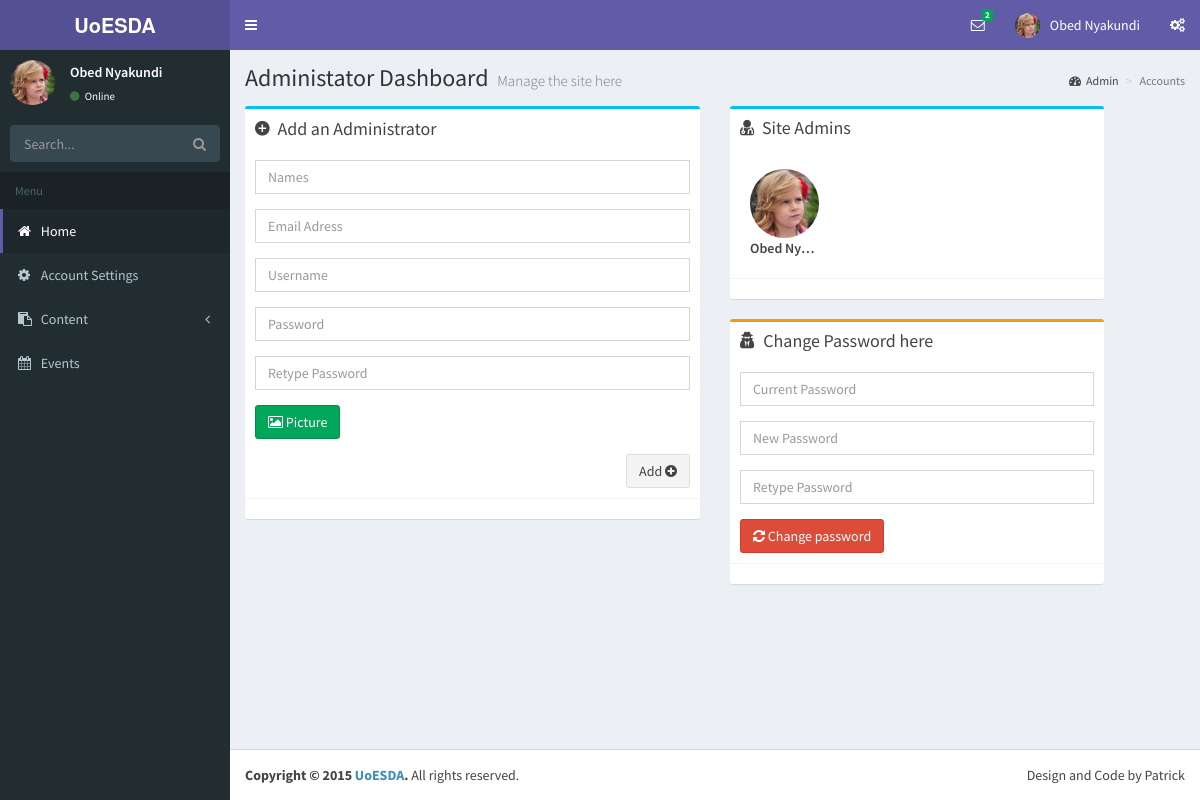
/admin/account.php (signed in), run on the app's committed database.
### tables this page shows
CREATE TABLE IF NOT EXISTS `admtbl` (
  `id` int(11) NOT NULL AUTO_INCREMENT,
  `username` varchar(50) NOT NULL,
  `password` varchar(100) NOT NULL,
  `email` varchar(100) NOT NULL,
  `ad_names` varchar(200) NOT NULL,
  `prof_pic` text NOT NULL,
  PRIMARY KEY (`id`)
);

### admin/account.php (the view, shortened to what the rows shown need)
<?php
require_once '../inc/functions.php';
$adID=$_SESSION['adm_id'];
if($adID){
    $admin_result_set=getAdmin($adID);
    $admin_names=$admin_result_set['ad_names'];
    $admin_prof_pic=$admin_result_set['prof_pic'];
?>
    <!DOCTYPE html>
    <html>
    <head lang="en">
        <link rel="stylesheet" href="bootstrap/css/bootstrap.min.css">
        <link rel="stylesheet" href="font-awesome/css/font-awesome.min.css">
        <link rel="stylesheet" href="ionicons/css/ionicons.min.css">
        <link rel="stylesheet" href="dist/css/AdminLTE.min.css">
        <link rel="stylesheet" href="dist/css/skins/skin-purple.min.css">
        <link rel="stylesheet" href="plugins/bootstrap-wysihtml5/bootstrap3-wysihtml5.min.css">
    </head>
    <body class="hold-transition skin-purple sidebar-mini">
    <div class="wrapper">
        <?php include 'topbar.php'; ?>
        <?php include 'sidebar.php'; ?>
        <div class="content-wrapper">
            <section class="content-header">
                <h1>
                    Administator Dashboard
                    <small>Manage the site here</small>
                </h1>
                <ol class="breadcrumb">
                    <li><a href="#"><i class="fa fa-dashboard"></i>Admin</a></li>
                    <li class="active">Accounts</li>
                </ol>
            </section>
            <section class="content">
                <div class="row">
                    <div class="col-md-6">
                        <div class="box box-info">
                            <div class="box-header">
                                <i class="ion ion-android-add-circle"></i>
                                <div class="box-title">Add an Administrator</div>
                            </div>
                            <div class="box-body">
                                <form action="<?php $_SERVER['PHP_SELF']; ?>" method="post" enctype="multipart/form-data">
                                    <div class="form-group">
                                        <input type="text" class="form-control" name="adm_name" placeholder="Names" required="required">
                                    </div>
                                    <div class="form-group">
                                        <input type="email" class="form-control" name="adm_email" placeholder="Email Adress" required="required">
                                    </div>
                                    <div class="form-group">
                                        <input type="text" class="form-control" name="adm_login" placeholder="Username" required="required">
                                    </div>
                                    <div class="form-group">
                                        <input type="password" class="form-control" name="adm_pass" placeholder="Password" required="required">
                                    </div>
                                    <div class="form-group">
                                        <input type="password" class="form-control" name="adm_pass_two" placeholder="Retype Password" required="required">
                                    </div>
                                    <div class="form-group">
                                        <div class="btn btn-success btn-file">
                                            <i class="fa fa-picture-o"></i>
                                            Picture
                                        </div>
                                    </div>
                                    <div class="form-group">
                                        <button class="pull-right btn btn-default" type="submit" name="add_admin">Add
                                            <i class="fa fa-plus-circle"></i></button>
                                    </div>
                                </form>
                            </div>
                            <div class="box-footer">
                            </div>
                        </div>
                    </div>
                    <div class="col-md-5">
                        <div class="box box-info">
                            <div class="box-header">
                                <i class="fa fa-user-md"></i>
                                <div class="box-title">Site Admins</div>
                            </div>
                            <div class="box-body">
                                <ul class="users-list clearfix">
                                    <?php
                                    $count_admins=count(getAdmin());
                                    for($i=0;$i<=$count_admins-1;$i++){
                                    ?>
                                    <li>
                                        <img src="<?php echo getAdmin()[$i]['prof_pic']; ?>" alt="User Image">
                                        <a class="users-list-name" href="#"><?php echo getAdmin()[$i]['ad_names']; ?></a>
                                    </li>
                                    <?php
                                    }
                                    ?>
                                </ul>
                            </div>
                            <div class="box-footer">
                            </div>
                        </div>
                        <div class="box box-warning">
                            <div class="box-header">
                                <i class="fa fa-user-secret"></i>
                                <div class="box-title">
                                    Change Password here
                                </div>
                            </div>
                            <div class="box-body">
                                <form action="<?php $_SERVER['PHP_SELF']; ?>" method="post">
                                    <div class="form-group">
                                        <input type="password" class="form-control" name="adm_old_pass" placeholder="Current Password" required="required">
                                    </div>
                                    <div class="form-group">
                                        <input type="password" class="form-control" name="adm_new_pass" placeholder="New Password" required="required">
                                    </div>
                                    <div class="form-group">
                                        <input type="password" class="form-control" name="adm_retype" placeholder="Retype Password" required="required">
                                    </div>
                                    <button class="pull-left btn btn-danger" name="change_pass" type="submit">
                                        <i class="fa fa-refresh"></i>
                                        Change password
                                    </button>
                                </form>
                            </div>
                            <div class="box-footer">
                            </div>
                        </div>
                    </div>
                </div>
            </section>
        </div>
        <footer class="main-footer">
            <div class="pull-right hidden-xs">
                Design and Code by Patrick
            </div>
            <strong>Copyright &copy; 2015 <a href="#">UoESDA</a>.</strong> All rights reserved.
        </footer>
    </div>
    </body>
    </html>
<?php
}else{
    header("location:../admin_login.php");
}
?>

### admin/topbar.php (shortened to what the rows shown need)
<header class="main-header">
    <a href="#" class="logo">
        <span class="logo-lg"><b>UoESDA</b></span>
    </a>
    <nav class="navbar navbar-static-top" role="navigation">
        <a href="#" class="sidebar-toggle" data-toggle="offcanvas" role="button">
        </a>
        <div class="navbar-custom-menu">
            <ul class="nav navbar-nav">
                <li class="dropdown messages-menu">
                    <a href="#" class="dropdown-toggle" data-toggle="dropdown">
                        <i class="fa fa-envelope-o"></i>
                        <span class="label label-success"><?php echo getMessageCount();?></span>
                    </a>
                </li>
                <li class="dropdown user user-menu">
                    <a href="#" class="dropdown-toggle" data-toggle="dropdown">
                        <img src="<?php echo $admin_prof_pic; ?>" class="user-image" alt="User Image">
                        <span class="hidden-xs"><?php echo $admin_names; ?></span>
                    </a>
                </li>
                <li>
                    <a href="#" data-toggle="control-sidebar"><i class="fa fa-gears"></i></a>
                </li>
            </ul>
        </div>
    </nav>
</header>

### admin/sidebar.php (shortened to what the rows shown need)
<aside class="main-sidebar">
    <section class="sidebar">
        <div class="user-panel">
            <div class="pull-left image">
                <img src="<?php echo $admin_prof_pic; ?>" class="img-circle" alt="User Image">
            </div>
            <div class="pull-left info">
                <p><?php echo $admin_names; ?></p>
                <a href="#"><i class="fa fa-circle text-success"></i> Online</a>
            </div>
        </div>
        <form action="#" method="get" class="sidebar-form">
            <div class="input-group">
                <input type="text" name="q" class="form-control" placeholder="Search...">
              <span class="input-group-btn">
                <button type="submit" name="search" id="search-btn" class="btn btn-flat"><i class="fa fa-search"></i></button>
              </span>
            </div>
        </form>
        <ul class="sidebar-menu">
            <li class="header">Menu</li>
            <li class="active"><a href="dashboard.php"><i class="fa fa-home"></i> <span>Home</span></a></li>
            <li><a href="account.php"><i class="fa fa-gear"></i> <span>Account Settings</span></a></li>
            <li class="treeview">
                <a href="#"><i class="fa fa-clipboard"></i> <span>Content</span> <i class="fa fa-angle-left pull-right"></i></a>
            </li>
            <li><a href="events.php"><i class="fa fa-calendar"></i> <span>Events</span></a></li>
        </ul>
    </section>
</aside>

### data on the page
admtbl: prof_pic (picture), ad_names "Obed Nyakundi", ad_names "Obed Ny…"

### other printed values
getMessageCount() "2"
